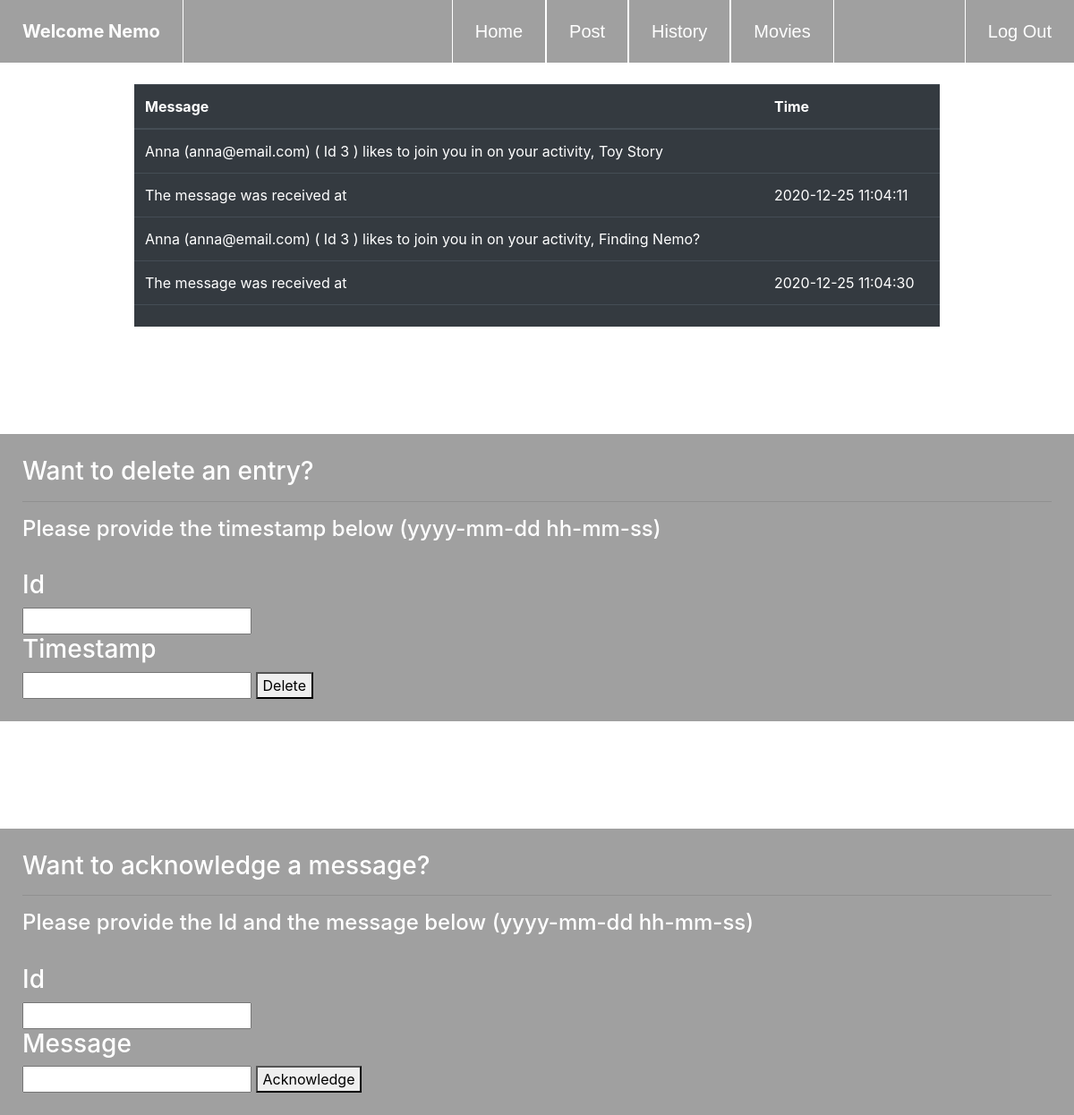
Screenshot of /inbox (signed in) with the database file from the repository.
### tables this page shows
CREATE TABLE 'users' ('id' integer PRIMARY KEY AUTOINCREMENT NOT NULL, 'name' varchar(255) NOT NULL, 'email' varchar(255) NOT NULL, 'password'  varchar(255) NOT NULL  );

CREATE TABLE 'inbox' ('from_user' varchar(255), 'to_user' varchar(255), 'message' varchar(255), 'time' varchar(255), 'from_name' varchar(255), 'from_email' varchar(255), 'ack' smallint);

### application.py (the view)
@app.route("/inbox", methods=["GET", "POST"])
@login_required
def inbox():
    if request.method == "GET":
        user = db.execute("SELECT * from users where id=:id", id = session["user_id"])
        name =user[0]["name"][0].upper() + user[0]["name"][1:].lower()
        rows = db.execute("SELECT * from inbox where to_user=:to_user", to_user=session["user_id"])
        return render_template("inbox.html", name=name, rows=rows)
    else:
        time = request.form.get("time")
        from_user = request.form.get("id")
        db.execute("DELETE from inbox where to_user=:to_user and from_user = :from_user and time=:time", to_user=session["user_id"], from_user=from_user, time=time)
        return redirect("/")

### application.py (called while the page is built)
def login_required(f):
    @wraps(f)
    def decorated_function(*args, **kwargs):
        if session.get("user_id") is None:
            return redirect("/login")
        return f(*args, **kwargs)
    return decorated_function

@app.after_request
def after_request(response):
    response.headers["Cache-Control"] = "no-cache, no-store, must-revalidate"
    response.headers["Expires"] = 0
    response.headers["Pragma"] = "no-cache"
    return response

### templates/inbox.html (shortened to what this page needs)
{% extends "layout.html" %}
{% block style %}
    <link rel="stylesheet" href="https://stackpath.bootstrapcdn.com/bootstrap/4.3.1/css/bootstrap.min.css">
{% endblock %}
{% block body %}
    <div class="links">
        <ul>
            <li class="indexnav" style="float: left;"><b>Welcome {{name}}</b></li>
            <li style="float: left; border-right: 1px solid white; margin-left: 25%;"><a href="/">Home</a></li>
            <li style="float: left; border-right: 1px solid white;"><a href="/post">Post</a></li>
            <li style="float: left; border-right: 1px solid white;"><a href="/history">History</a></li>
            <li style="float: left; border-right: 1px solid white;"><a href="/movies">Movies</a></li>
            <li><a href="/logout">Log Out</a></li>
        </ul>
    </div>
    <br>
    <div class="table2">
    <table class="table table-dark table-stripped">
        <thead>
            <tr>
                <th>Message</th>
                <th>Time</th>
            </tr>
        </thead>
        <tbody>
                {% for row in rows %}
                {% set name = row["from_name"]%}
                {% set message = row["message"] %}
                {% set time = row["time"] %}
                {% if row["ack"] == 0 %}
                    <tr>
                        <td>{{name}} ({{row["from_email"]}}) ( Id {{row["from_user"]}} ) likes to join you in on your activity, {{message}}</td>
                        <td></td>
                    </tr>
                {% else %}
                    <tr>
                        <td>{{name}} ({{row["from_email"]}}) ( Id {{row["from_user"]}} ) acknowledges your message, {{message}}</td>
                        <td></td>
                    </tr>
                {% endif %}
                    <tr>
                        <td>The message was received at</td>
                        <td>{{time}}</td>
                    </tr>
                {% endfor %}
        </tbody>
        <tfoot>
            <td colspan="1"></td>
            <td></td>
        </tfoot>
    </table>
    </div>
    <div style="background-color: #a0a0a0; margin-top: 120px; color: white; padding: 25px;">
        <h3>Want to delete an entry?</h3>
        <hr>
        <h4>Please provide the timestamp below (yyyy-mm-dd hh-mm-ss)</h4><br>
        <form action="/inbox" method="post">
            <h3>Id</h3>
            <input type="text" name="id">
            <h3>Timestamp</h3>
            <input type="text" name="time">
            <button type="submit">Delete</button>
        </form>
    </div>
    <div style="background-color: #a0a0a0; margin-top: 120px; color: white; padding: 25px;">
        <h3>Want to acknowledge a message?</h3>
        <hr>
        <h4>Please provide the Id and the message below (yyyy-mm-dd hh-mm-ss)</h4><br>
        <form action="/acknowledge" method="post">
            <h3>Id</h3>
            <input type="text" name="id">
            <h3>Message</h3>
            <input type="text" name="message">
            <button type="submit">Acknowledge</button>
        </form>
    </div>
{% endblock %}

### static/styles.css (style rules this page uses)
body { margin: 0; padding: 0; }
.links { background-color: #a0a0a0; }
.links ul { list-style-type: none; margin: 0; padding: 0; overflow: hidden; }
.links li { float: right; }
.links a { display: block; color: white; text-align: center; padding: 20px 25px; text-decoration: none; font-family: sans-serif; border-left: 1px solid #fff; font-size: 20px; }
.indexnav { display: block; padding: 20px 25px; text-align: center; color: white; border-right: 1px solid white; font-size: 20px }
.table2 { width: 75%; margin: auto; }

### rows the page displays
users: name "Nemo"
inbox: from_name "Anna", from_email "anna@email.com", from_user "3", message "Toy Story", time "2020-12-25 11:04:11"
inbox: from_name "Anna", from_email "anna@email.com", from_user "3", message "Finding Nemo?", time "2020-12-25 11:04:30"
